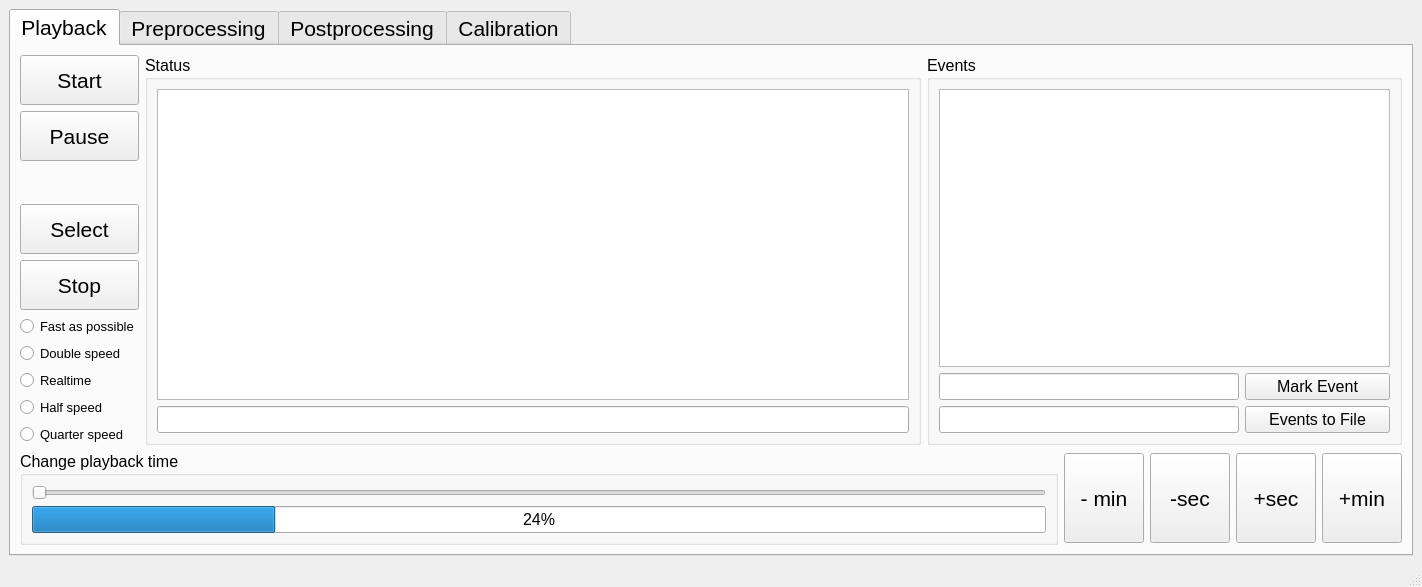
<?xml version="1.0" encoding="UTF-8"?>
<ui version="4.0">
 <class>DatasetGUI</class>
 <widget class="QMainWindow" name="DatasetGUI">
  <property name="geometry">
   <rect>
    <x>0</x>
    <y>0</y>
    <width>1422</width>
    <height>587</height>
   </rect>
  </property>
  <property name="windowTitle">
   <string>Dataset GUI</string>
  </property>
  <widget class="QWidget" name="centralwidget">
   <layout class="QHBoxLayout" name="horizontalLayout">
    <item>
     <widget class="QTabWidget" name="tabWidget">
      <property name="font">
       <font>
        <pointsize>16</pointsize>
       </font>
      </property>
      <property name="currentIndex">
       <number>0</number>
      </property>
      <widget class="QWidget" name="dataset_playback">
       <attribute name="title">
        <string>Playback</string>
       </attribute>
       <layout class="QVBoxLayout" name="verticalLayout">
        <item>
         <layout class="QHBoxLayout" name="horizontalLayout_2">
          <item>
           <layout class="QVBoxLayout" name="verticalLayout_3">
            <item>
             <widget class="QPushButton" name="startButton">
              <property name="minimumSize">
               <size>
                <width>0</width>
                <height>50</height>
               </size>
              </property>
              <property name="text">
               <string>Start</string>
              </property>
             </widget>
            </item>
            <item>
             <widget class="QPushButton" name="pauseButton">
              <property name="minimumSize">
               <size>
                <width>0</width>
                <height>50</height>
               </size>
              </property>
              <property name="text">
               <string>Pause</string>
              </property>
             </widget>
            </item>
            <item>
             <spacer name="verticalSpacer">
              <property name="orientation">
               <enum>Qt::Vertical</enum>
              </property>
              <property name="sizeHint" stdset="0">
               <size>
                <width>20</width>
                <height>40</height>
               </size>
              </property>
             </spacer>
            </item>
            <item>
             <widget class="QPushButton" name="selectButton">
              <property name="minimumSize">
               <size>
                <width>0</width>
                <height>50</height>
               </size>
              </property>
              <property name="text">
               <string>Select</string>
              </property>
             </widget>
            </item>
            <item>
             <widget class="QPushButton" name="stopButton">
              <property name="minimumSize">
               <size>
                <width>0</width>
                <height>50</height>
               </size>
              </property>
              <property name="text">
               <string>Stop</string>
              </property>
             </widget>
            </item>
            <item>
             <widget class="QRadioButton" name="checkPlaybackFast">
              <property name="font">
               <font>
                <pointsize>10</pointsize>
               </font>
              </property>
              <property name="text">
               <string>Fast as possible</string>
              </property>
              <attribute name="buttonGroup">
               <string notr="true">buttonGroup</string>
              </attribute>
             </widget>
            </item>
            <item>
             <widget class="QRadioButton" name="checkPlaybackDouble">
              <property name="font">
               <font>
                <pointsize>10</pointsize>
               </font>
              </property>
              <property name="text">
               <string>Double speed</string>
              </property>
              <attribute name="buttonGroup">
               <string notr="true">buttonGroup</string>
              </attribute>
             </widget>
            </item>
            <item>
             <widget class="QRadioButton" name="checkPlaybackRealtime">
              <property name="font">
               <font>
                <pointsize>10</pointsize>
               </font>
              </property>
              <property name="text">
               <string>Realtime</string>
              </property>
              <attribute name="buttonGroup">
               <string notr="true">buttonGroup</string>
              </attribute>
             </widget>
            </item>
            <item>
             <widget class="QRadioButton" name="checkPlaybackHalf">
              <property name="font">
               <font>
                <pointsize>10</pointsize>
               </font>
              </property>
              <property name="text">
               <string>Half speed</string>
              </property>
              <attribute name="buttonGroup">
               <string notr="true">buttonGroup</string>
              </attribute>
             </widget>
            </item>
            <item>
             <widget class="QRadioButton" name="checkPlaybackQuarter">
              <property name="font">
               <font>
                <pointsize>10</pointsize>
               </font>
              </property>
              <property name="text">
               <string>Quarter speed</string>
              </property>
              <attribute name="buttonGroup">
               <string notr="true">buttonGroup</string>
              </attribute>
             </widget>
            </item>
           </layout>
          </item>
          <item>
           <widget class="QGroupBox" name="statusGroupBox">
            <property name="font">
             <font>
              <pointsize>12</pointsize>
             </font>
            </property>
            <property name="title">
             <string>Status</string>
            </property>
            <layout class="QVBoxLayout" name="verticalLayout_7">
             <item>
              <widget class="QTextEdit" name="statusText">
               <property name="font">
                <font>
                 <pointsize>9</pointsize>
                </font>
               </property>
              </widget>
             </item>
             <item>
              <widget class="QLineEdit" name="currentTimeText"/>
             </item>
            </layout>
           </widget>
          </item>
          <item>
           <widget class="QGroupBox" name="eventGroupBox">
            <property name="maximumSize">
             <size>
              <width>475</width>
              <height>16777215</height>
             </size>
            </property>
            <property name="font">
             <font>
              <pointsize>12</pointsize>
             </font>
            </property>
            <property name="title">
             <string>Events</string>
            </property>
            <layout class="QVBoxLayout" name="verticalLayout_5">
             <item>
              <widget class="QTreeView" name="treeView">
               <property name="minimumSize">
                <size>
                 <width>400</width>
                 <height>0</height>
                </size>
               </property>
               <property name="maximumSize">
                <size>
                 <width>460</width>
                 <height>16777215</height>
                </size>
               </property>
              </widget>
             </item>
             <item>
              <layout class="QFormLayout" name="formLayout">
               <property name="fieldGrowthPolicy">
                <enum>QFormLayout::AllNonFixedFieldsGrow</enum>
               </property>
               <property name="horizontalSpacing">
                <number>6</number>
               </property>
               <item row="0" column="0">
                <widget class="QLineEdit" name="eventText">
                 <property name="minimumSize">
                  <size>
                   <width>300</width>
                   <height>0</height>
                  </size>
                 </property>
                </widget>
               </item>
               <item row="0" column="1">
                <widget class="QPushButton" name="recordEventButton">
                 <property name="maximumSize">
                  <size>
                   <width>150</width>
                   <height>16777215</height>
                  </size>
                 </property>
                 <property name="font">
                  <font>
                   <pointsize>12</pointsize>
                  </font>
                 </property>
                 <property name="text">
                  <string>Mark Event</string>
                 </property>
                </widget>
               </item>
               <item row="1" column="0">
                <widget class="QLineEdit" name="currentEventTimeText">
                 <property name="sizePolicy">
                  <sizepolicy hsizetype="Expanding" vsizetype="Fixed">
                   <horstretch>0</horstretch>
                   <verstretch>0</verstretch>
                  </sizepolicy>
                 </property>
                 <property name="minimumSize">
                  <size>
                   <width>300</width>
                   <height>0</height>
                  </size>
                 </property>
                </widget>
               </item>
               <item row="1" column="1">
                <widget class="QPushButton" name="saveEventsButton">
                 <property name="maximumSize">
                  <size>
                   <width>150</width>
                   <height>16777215</height>
                  </size>
                 </property>
                 <property name="font">
                  <font>
                   <pointsize>12</pointsize>
                  </font>
                 </property>
                 <property name="text">
                  <string>Events to File</string>
                 </property>
                </widget>
               </item>
              </layout>
             </item>
            </layout>
           </widget>
          </item>
         </layout>
        </item>
        <item>
         <layout class="QHBoxLayout" name="horizontalLayout_6">
          <item>
           <layout class="QHBoxLayout" name="horizontalLayout_7">
            <item>
             <widget class="QGroupBox" name="timeSelectionGroupBox">
              <property name="font">
               <font>
                <pointsize>12</pointsize>
               </font>
              </property>
              <property name="title">
               <string>Change playback time</string>
              </property>
              <layout class="QVBoxLayout" name="verticalLayout_6">
               <item>
                <widget class="QSlider" name="timeSlider">
                 <property name="maximum">
                  <number>999</number>
                 </property>
                 <property name="orientation">
                  <enum>Qt::Horizontal</enum>
                 </property>
                </widget>
               </item>
               <item>
                <widget class="QProgressBar" name="progressBar">
                 <property name="value">
                  <number>24</number>
                 </property>
                </widget>
               </item>
              </layout>
             </widget>
            </item>
           </layout>
          </item>
          <item>
           <widget class="QPushButton" name="subtractOneMin">
            <property name="minimumSize">
             <size>
              <width>0</width>
              <height>90</height>
             </size>
            </property>
            <property name="text">
             <string>- min</string>
            </property>
           </widget>
          </item>
          <item>
           <widget class="QPushButton" name="subtractOneSec">
            <property name="minimumSize">
             <size>
              <width>0</width>
              <height>90</height>
             </size>
            </property>
            <property name="text">
             <string>-sec</string>
            </property>
           </widget>
          </item>
          <item>
           <widget class="QPushButton" name="addOneSec">
            <property name="minimumSize">
             <size>
              <width>0</width>
              <height>90</height>
             </size>
            </property>
            <property name="text">
             <string>+sec</string>
            </property>
           </widget>
          </item>
          <item>
           <widget class="QPushButton" name="addOneMin">
            <property name="minimumSize">
             <size>
              <width>0</width>
              <height>90</height>
             </size>
            </property>
            <property name="text">
             <string>+min</string>
            </property>
           </widget>
          </item>
         </layout>
        </item>
       </layout>
      </widget>
      <widget class="QWidget" name="dataset_processing">
       <attribute name="title">
        <string>Preprocessing</string>
       </attribute>
       <layout class="QHBoxLayout" name="horizontalLayout_3">
        <item>
         <layout class="QVBoxLayout" name="verticalLayout_8">
          <item>
           <widget class="QPushButton" name="convertButton">
            <property name="minimumSize">
             <size>
              <width>200</width>
              <height>60</height>
             </size>
            </property>
            <property name="font">
             <font>
              <pointsize>12</pointsize>
             </font>
            </property>
            <property name="text">
             <string>Convert H264 to MP4</string>
            </property>
           </widget>
          </item>
          <item>
           <widget class="QPushButton" name="eventGeneratorButton">
            <property name="minimumSize">
             <size>
              <width>0</width>
              <height>60</height>
             </size>
            </property>
            <property name="font">
             <font>
              <pointsize>12</pointsize>
             </font>
            </property>
            <property name="text">
             <string>Generate event data</string>
            </property>
           </widget>
          </item>
          <item>
           <widget class="QPushButton" name="bagAnalysePosOnly">
            <property name="minimumSize">
             <size>
              <width>0</width>
              <height>60</height>
             </size>
            </property>
            <property name="font">
             <font>
              <pointsize>12</pointsize>
             </font>
            </property>
            <property name="text">
             <string notr="true">Position graph</string>
            </property>
           </widget>
          </item>
          <item>
           <widget class="QPushButton" name="bagAnalysePosYaw">
            <property name="minimumSize">
             <size>
              <width>0</width>
              <height>60</height>
             </size>
            </property>
            <property name="font">
             <font>
              <pointsize>12</pointsize>
             </font>
            </property>
            <property name="text">
             <string>Pos/yaw graph</string>
            </property>
           </widget>
          </item>
          <item>
           <spacer name="verticalSpacer_3">
            <property name="orientation">
             <enum>Qt::Vertical</enum>
            </property>
            <property name="sizeHint" stdset="0">
             <size>
              <width>20</width>
              <height>40</height>
             </size>
            </property>
           </spacer>
          </item>
          <item>
           <spacer name="verticalSpacer_2">
            <property name="orientation">
             <enum>Qt::Vertical</enum>
            </property>
            <property name="sizeHint" stdset="0">
             <size>
              <width>20</width>
              <height>40</height>
             </size>
            </property>
           </spacer>
          </item>
         </layout>
        </item>
        <item>
         <widget class="QTextEdit" name="preprocessingTextEdit">
          <property name="font">
           <font>
            <pointsize>9</pointsize>
           </font>
          </property>
         </widget>
        </item>
       </layout>
      </widget>
      <widget class="QWidget" name="tab_2">
       <attribute name="title">
        <string>Postprocessing</string>
       </attribute>
       <layout class="QHBoxLayout" name="horizontalLayout_9">
        <item>
         <layout class="QVBoxLayout" name="verticalLayout_4">
          <item>
           <widget class="QPushButton" name="panorama3Cameras">
            <property name="minimumSize">
             <size>
              <width>200</width>
              <height>60</height>
             </size>
            </property>
            <property name="font">
             <font>
              <pointsize>12</pointsize>
             </font>
            </property>
            <property name="text">
             <string>3 camera panorama</string>
            </property>
           </widget>
          </item>
          <item>
           <widget class="QPushButton" name="panorama5Cameras">
            <property name="minimumSize">
             <size>
              <width>200</width>
              <height>60</height>
             </size>
            </property>
            <property name="font">
             <font>
              <pointsize>12</pointsize>
             </font>
            </property>
            <property name="text">
             <string>5 camera panorama</string>
            </property>
           </widget>
          </item>
          <item>
           <spacer name="verticalSpacer_5">
            <property name="orientation">
             <enum>Qt::Vertical</enum>
            </property>
            <property name="sizeHint" stdset="0">
             <size>
              <width>20</width>
              <height>40</height>
             </size>
            </property>
           </spacer>
          </item>
         </layout>
        </item>
        <item>
         <widget class="QTextEdit" name="postprocessingTextEdit">
          <property name="font">
           <font>
            <pointsize>9</pointsize>
           </font>
          </property>
         </widget>
        </item>
       </layout>
      </widget>
      <widget class="QWidget" name="tab">
       <attribute name="title">
        <string>Calibration</string>
       </attribute>
       <layout class="QHBoxLayout" name="horizontalLayout_8">
        <item>
         <layout class="QVBoxLayout" name="verticalLayout_2">
          <item>
           <widget class="QPushButton" name="angleFrontLidar">
            <property name="minimumSize">
             <size>
              <width>200</width>
              <height>60</height>
             </size>
            </property>
            <property name="text">
             <string>Front lidar angles</string>
            </property>
           </widget>
          </item>
          <item>
           <widget class="QPushButton" name="angleRearLidar">
            <property name="minimumSize">
             <size>
              <width>200</width>
              <height>60</height>
             </size>
            </property>
            <property name="text">
             <string>Rear lidar angles</string>
            </property>
           </widget>
          </item>
          <item>
           <spacer name="verticalSpacer_4">
            <property name="orientation">
             <enum>Qt::Vertical</enum>
            </property>
            <property name="sizeHint" stdset="0">
             <size>
              <width>20</width>
              <height>40</height>
             </size>
            </property>
           </spacer>
          </item>
         </layout>
        </item>
        <item>
         <widget class="QTextEdit" name="calibrationTextEdit"/>
        </item>
       </layout>
      </widget>
     </widget>
    </item>
   </layout>
  </widget>
  <widget class="QStatusBar" name="statusbar"/>
 </widget>
 <resources/>
 <connections/>
 <buttongroups>
  <buttongroup name="buttonGroup"/>
 </buttongroups>
</ui>
